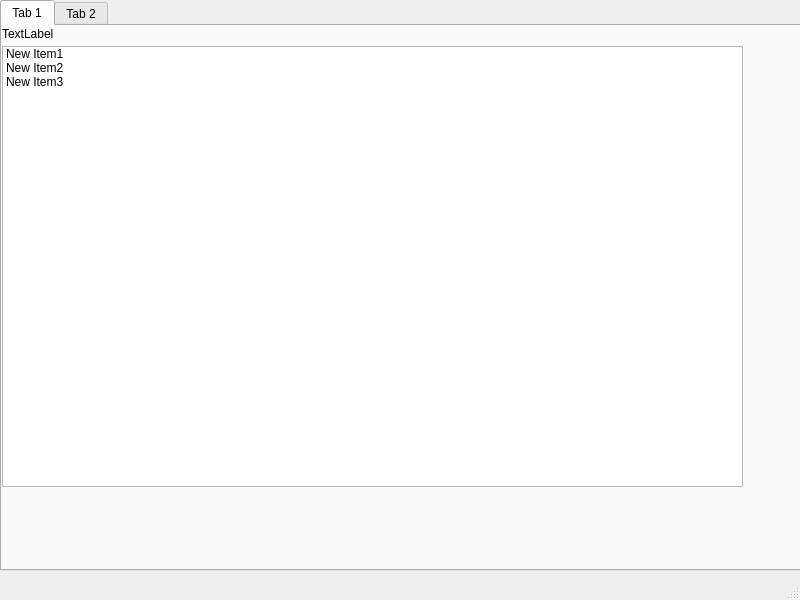
<?xml version="1.0" encoding="UTF-8"?>
<ui version="4.0">
 <class>MainWindow</class>
 <widget class="QMainWindow" name="MainWindow">
  <property name="geometry">
   <rect>
    <x>0</x>
    <y>0</y>
    <width>800</width>
    <height>600</height>
   </rect>
  </property>
  <property name="windowTitle">
   <string>MainWindow</string>
  </property>
  <widget class="QWidget" name="centralwidget">
   <widget class="QTabWidget" name="tabWidget">
    <property name="geometry">
     <rect>
      <x>0</x>
      <y>0</y>
      <width>801</width>
      <height>571</height>
     </rect>
    </property>
    <property name="minimumSize">
     <size>
      <width>521</width>
      <height>0</height>
     </size>
    </property>
    <property name="currentIndex">
     <number>0</number>
    </property>
    <widget class="QWidget" name="tab">
     <attribute name="title">
      <string>Tab 1</string>
     </attribute>
     <widget class="QLabel" name="label">
      <property name="geometry">
       <rect>
        <x>0</x>
        <y>0</y>
        <width>791</width>
        <height>16</height>
       </rect>
      </property>
      <property name="text">
       <string>TextLabel</string>
      </property>
     </widget>
     <widget class="QListWidget" name="listWidget">
      <property name="geometry">
       <rect>
        <x>0</x>
        <y>20</y>
        <width>741</width>
        <height>441</height>
       </rect>
      </property>
      <item>
       <property name="text">
        <string>New Item1</string>
       </property>
      </item>
      <item>
       <property name="text">
        <string>New Item2</string>
       </property>
      </item>
      <item>
       <property name="text">
        <string>New Item3</string>
       </property>
      </item>
     </widget>
    </widget>
    <widget class="QWidget" name="tab_2">
     <attribute name="title">
      <string>Tab 2</string>
     </attribute>
    </widget>
   </widget>
  </widget>
  <widget class="QMenuBar" name="menubar">
   <property name="geometry">
    <rect>
     <x>0</x>
     <y>0</y>
     <width>800</width>
     <height>21</height>
    </rect>
   </property>
  </widget>
  <widget class="QStatusBar" name="statusbar"/>
 </widget>
 <resources/>
 <connections/>
</ui>
